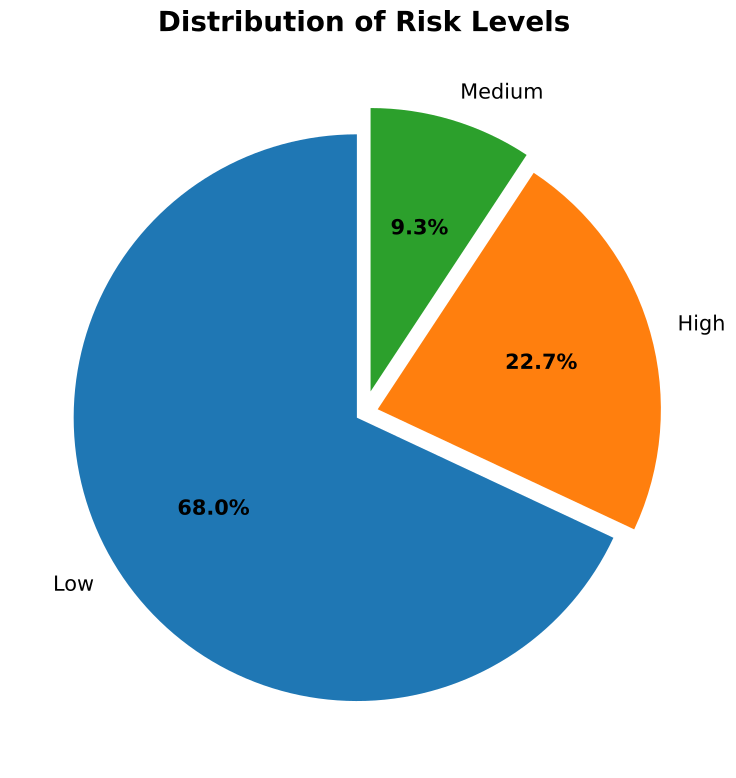

Here is the Python script that generated this plot:
import pandas as pd
import matplotlib.pyplot as plt

# Load dataset
df = pd.read_csv("data/sari_scored_news.csv")

# Count risk levels
risk_counts = df["risk_level"].value_counts()

# Global font settings
plt.rcParams.update({
    "font.size": 14,
    "axes.titlesize": 20,
    "axes.labelsize": 16,
    "xtick.labelsize": 14,
    "ytick.labelsize": 14
})

# Create figure
plt.figure(figsize=(10, 8))

# Pie chart
wedges, texts, autotexts = plt.pie(
    risk_counts,
    labels=risk_counts.index,
    autopct="%1.1f%%",
    startangle=90,
    explode=[0.03, 0.05, 0.08],
    textprops={"fontsize": 15}
)

# Make percentage labels bigger
for autotext in autotexts:
    autotext.set_fontsize(15)
    autotext.set_fontweight("bold")

# Title
plt.title(
    "Distribution of Risk Levels",
    fontsize=20,
    fontweight="bold",
    pad=20
)

plt.tight_layout()

# Save image
plt.savefig(
    "visualization/risk_distribution.pdf",
    bbox_inches="tight"
)

plt.show()
